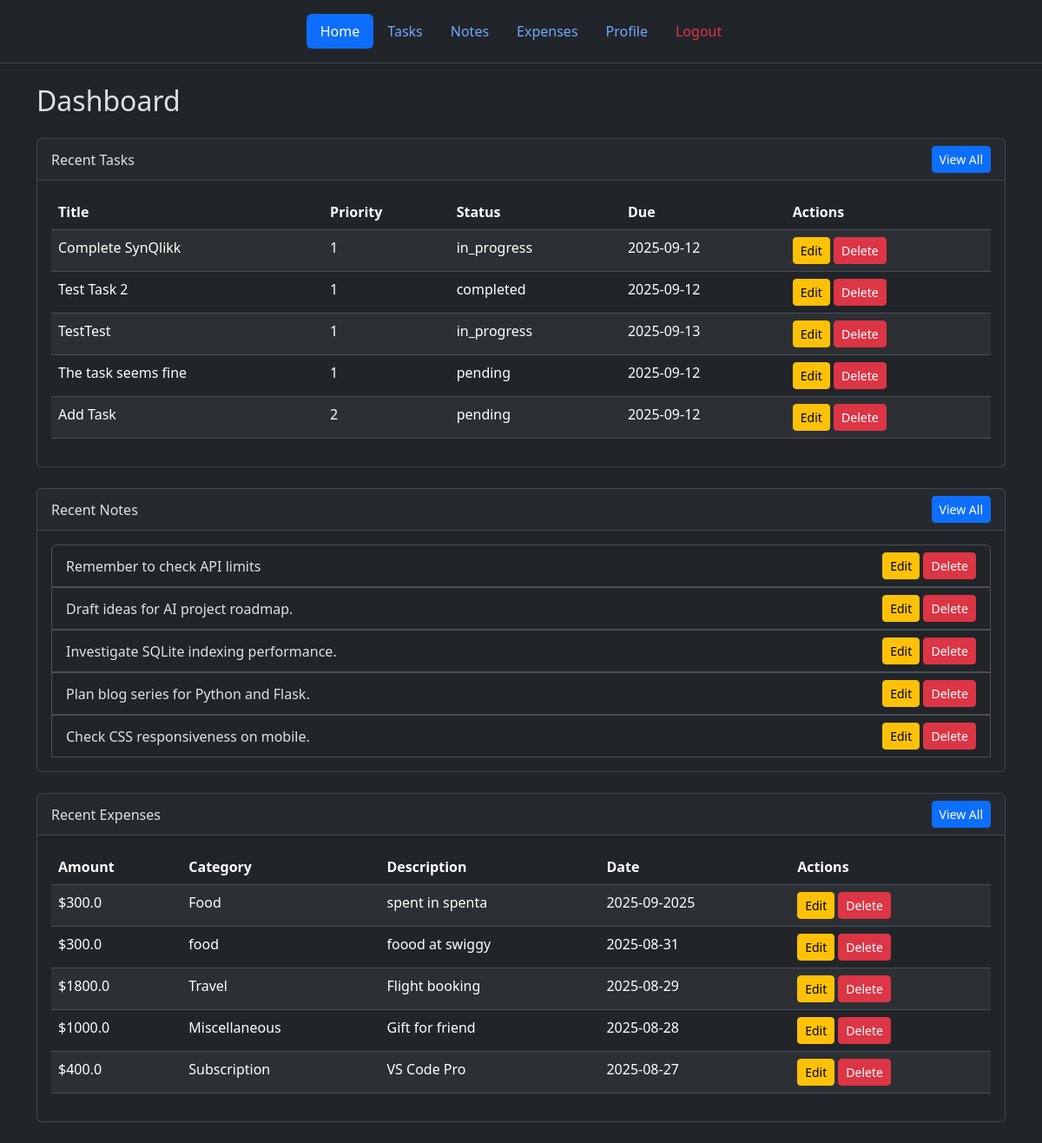
The page /dashboard (signed in) on the database as committed earlier.
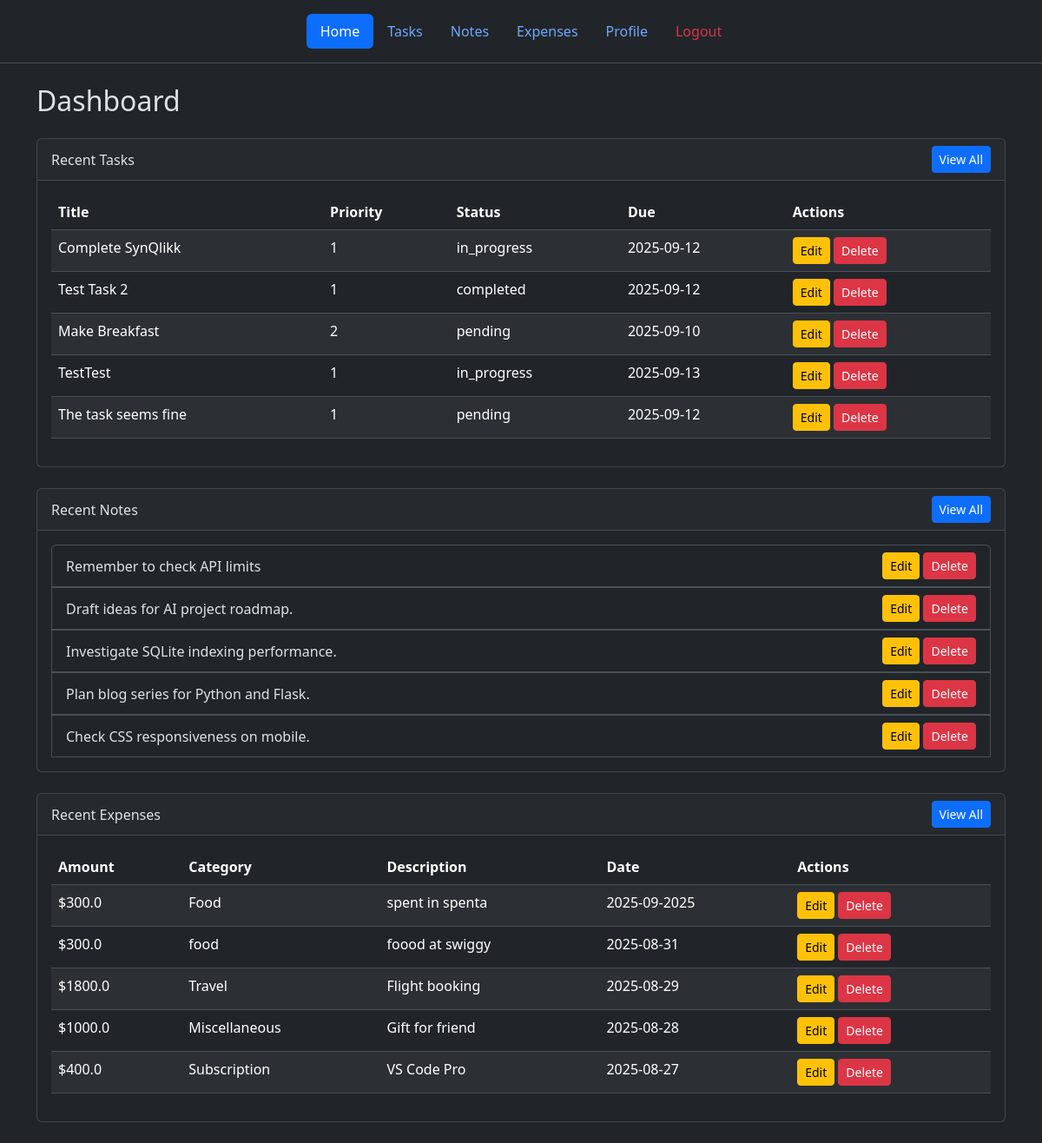
The same page on the database as committed later.
### tables this page shows
CREATE TABLE tasks (
  id TEXT PRIMARY KEY,            -- UUID v4
  user_id TEXT NOT NULL,
  title TEXT NOT NULL,
  description TEXT,
  due_date TEXT,                  -- ISO 8601 Date or DateTime
  priority INTEGER DEFAULT 2,     -- 1=High, 2=Medium, 3=Low
  status TEXT DEFAULT 'pending',  -- 'pending' or 'done'
  is_deleted INTEGER DEFAULT 0,
  deleted_at TEXT,
  last_modified TEXT DEFAULT (strftime('%Y-%m-%dT%H:%M:%SZ','now')),
  synced INTEGER DEFAULT 0,       -- 0=not synced, 1=synced
  FOREIGN KEY(user_id) REFERENCES users(id)
);

CREATE TABLE notes (
  id TEXT PRIMARY KEY,            -- UUID v4
  user_id TEXT NOT NULL,
  content TEXT NOT NULL,
  is_deleted INTEGER DEFAULT 0,
  deleted_at TEXT,
  last_modified TEXT DEFAULT (strftime('%Y-%m-%dT%H:%M:%SZ','now')),
  synced INTEGER DEFAULT 0,
  FOREIGN KEY(user_id) REFERENCES users(id)
);

CREATE TABLE expenses (
  id TEXT PRIMARY KEY,            -- UUID v4
  user_id TEXT NOT NULL,
  amount REAL NOT NULL,
  category TEXT NOT NULL,
  description TEXT,
  date TEXT NOT NULL,             -- ISO 8601 Date YYYY-MM-DD
  is_deleted INTEGER DEFAULT 0,
  deleted_at TEXT,
  last_modified TEXT DEFAULT (strftime('%Y-%m-%dT%H:%M:%SZ','now')),
  synced INTEGER DEFAULT 0,
  FOREIGN KEY(user_id) REFERENCES users(id)
);

### web/routes.py (the view)
@main_bp.route("/dashboard")
@login_required
def dashboard():
    user_id = session["user_id"]
    db_path = current_app.config["DB_PATH"]
    tasks = get_tasks(db_path, user_id)
    notes = get_notes(db_path, user_id)
    expenses = get_expenses(db_path, user_id)
    return render_template("dashboard.html", tasks=tasks, notes=notes, expenses=expenses)

### web/models.py (called while the page is built)
def get_tasks(db_path, user_id, search_term=None, status=None, priority=None, due_date=None):
    query = "SELECT * FROM tasks WHERE user_id=? AND is_deleted=0"
    params = [user_id]
    if search_term:
        query += " AND (title LIKE ? OR description LIKE ?)"
        params.extend([f'%{search_term}%', f'%{search_term}%'])
    if status:
        query += " AND status = ?"
        params.append(status)
    if priority:
        query += " AND priority = ?"
        params.append(priority)
    if due_date:
        query += " AND due_date = ?"
        params.append(due_date)
    query += " ORDER BY last_modified DESC"
    with get_db_connection(db_path) as conn:
        return conn.execute(query, tuple(params)).fetchall()

def get_notes(db_path, user_id, search_term=None):
    query = "SELECT * FROM notes WHERE user_id=? AND is_deleted=0"
    params = [user_id]
    if search_term:
        query += " AND content LIKE ?"
        params.append(f'%{search_term}%')
    query += " ORDER BY last_modified DESC"
    with get_db_connection(db_path) as conn:
        return conn.execute(query, tuple(params)).fetchall()

def get_expenses(db_path, user_id, search_term=None, start_date=None, end_date=None):
    query = "SELECT * FROM expenses WHERE user_id=? AND is_deleted=0"
    params = [user_id]
    if search_term:
        query += " AND (category LIKE ? OR description LIKE ?)"
        params.extend([f'%{search_term}%', f'%{search_term}%'])
    if start_date:
        query += " AND date >= ?"
        params.append(start_date)
    if end_date:
        query += " AND date <= ?"
        params.append(end_date)
    query += " ORDER BY date DESC"
    with get_db_connection(db_path) as conn:
        return conn.execute(query, tuple(params)).fetchall()

### web/routes.py (called while the page is built)
def login_required(f):
    @wraps(f)
    def decorated_function(*args, **kwargs):
        if "user_id" not in session:
            flash("Please login to access this page.", "warning")
            return redirect(url_for("auth_bp.login"))
        return f(*args, **kwargs)
    return decorated_function

### web/utils.py (called while the page is built)
def get_db_connection(db_path: str):
    connect = sqlite3.connect(db_path)
    connect.row_factory = sqlite3.Row
    return connect

### web/templates/dashboard.html (shortened to what this page needs)
{% extends "base.html" %}
{% block content %}
<div class="container mt-4">
  <h2 class="mb-4">Dashboard</h2>
  <div class="card mb-4">
    <div class="card-header d-flex justify-content-between align-items-center">
      <span>Recent Tasks</span>
      <a href="{{ url_for('main_bp.tasks_page') }}" class="btn btn-sm btn-primary">View All</a>
    </div>
    <div class="card-body">
      {% if tasks %}
      <table class="table table-striped table-hover">
        <thead>
          <tr>
            <th>Title</th>
            <th>Priority</th>
            <th>Status</th>
            <th>Due</th>
            <th>Actions</th>
          </tr>
        </thead>
        <tbody>
          {% for task in tasks[:5] %}
          <tr>
            <td>{{ task.title }}</td>
            <td>{{ task.priority }}</td>
            <td>{{ task.status }}</td>
            <td>{{ task.due_date }}</td>
            <td>
              <button class="btn btn-sm btn-warning" data-bs-toggle="modal" data-bs-target="#editTask{{ task.id }}">
                Edit
              </button>
              <form method="POST" action="{{ url_for('main_bp.remove_task', task_id=task.id) }}" class="d-inline">
                <button type="submit" class="btn btn-sm btn-danger">Delete</button>
              </form>
            </td>
          </tr>
          {% endfor %}
        </tbody>
      </table>
      {% else %}
      <p class="text-muted">No tasks yet.</p>
      {% endif %}
    </div>
  </div>
  <div class="card mb-4">
    <div class="card-header d-flex justify-content-between align-items-center">
      <span>Recent Notes</span>
      <a href="{{ url_for('main_bp.notes_page') }}" class="btn btn-sm btn-primary">View All</a>
    </div>
    <div class="card-body">
      {% if notes %}
      <ul class="list-group">
        {% for note in notes[:5] %}
        <li class="list-group-item d-flex justify-content-between align-items-center">
          {{ note.content }}
          <div>
            <button class="btn btn-sm btn-warning" data-bs-toggle="modal" data-bs-target="#editNote{{ note.id }}">
              Edit
            </button>
            <form method="POST" action="{{ url_for('main_bp.remove_note', note_id=note.id) }}" class="d-inline">
              <button type="submit" class="btn btn-sm btn-danger">Delete</button>
            </form>
          </div>
        </li>
        {% endfor %}
      </ul>
      {% else %}
      <p class="text-muted">No notes yet.</p>
      {% endif %}
    </div>
  </div>
  <div class="card mb-4">
    <div class="card-header d-flex justify-content-between align-items-center">
      <span>Recent Expenses</span>
      <a href="{{ url_for('main_bp.expenses_page') }}" class="btn btn-sm btn-primary">View All</a>
    </div>
    <div class="card-body">
      {% if expenses %}
      <table class="table table-striped table-hover">
        <thead>
          <tr>
            <th>Amount</th>
            <th>Category</th>
            <th>Description</th>
            <th>Date</th>
            <th>Actions</th>
          </tr>
        </thead>
        <tbody>
          {% for expense in expenses[:5] %}
          <tr>
            <td>${{ expense.amount }}</td>
            <td>{{ expense.category }}</td>
            <td>{{ expense.description }}</td>
            <td>{{ expense.date }}</td>
            <td>
              <button class="btn btn-sm btn-warning" data-bs-toggle="modal" data-bs-target="#editExpense{{ expense.id }}">
                Edit
              </button>
              <form method="POST" action="{{ url_for('main_bp.remove_expense', expense_id=expense.id) }}" class="d-inline">
                <button type="submit" class="btn btn-sm btn-danger">Delete</button>
              </form>
            </td>
          </tr>
          {% endfor %}
        </tbody>
      </table>
      {% else %}
      <p class="text-muted">No expenses yet.</p>
      {% endif %}
    </div>
  </div>
</div>
{% endblock %}

### web/templates/base.html (shortened to what this page needs)
<!DOCTYPE html>
<html lang="en" data-bs-theme="dark">
  <head>
    <link
      href="https://cdn.jsdelivr.net/npm/bootstrap@5.3.3/dist/css/bootstrap.min.css"
      rel="stylesheet"
    />
    <link
      rel="stylesheet"
      href="https://cdn.jsdelivr.net/npm/bootstrap-icons@1.11.1/font/bootstrap-icons.css"
    />
  </head>
  <body>
    <div class="container-fluid p-0">
      <header
        class="d-none d-md-flex justify-content-center py-3 border-bottom"
      >
        <ul class="nav nav-pills">
          <li class="nav-item">
            <a
              href="{{ url_for('main_bp.dashboard') }}"
              class="nav-link {% if request.endpoint == 'main_bp.dashboard' %}active{% endif %}"
              >Home</a
            >
          </li>
          <li class="nav-item">
            <a
              href="{{ url_for('main_bp.tasks_page') }}"
              class="nav-link {% if request.endpoint == 'main_bp.tasks_page' %}active{% endif %}"
              >Tasks</a
            >
          </li>
          <li class="nav-item">
            <a
              href="{{ url_for('main_bp.notes_page') }}"
              class="nav-link {% if request.endpoint == 'main_bp.notes_page' %}active{% endif %}"
              >Notes</a
            >
          </li>
          <li class="nav-item">
            <a
              href="{{ url_for('main_bp.expenses_page') }}"
              class="nav-link {% if request.endpoint == 'main_bp.expenses_page' %}active{% endif %}"
              >Expenses</a
            >
          </li>
          <li class="nav-item">
            <a
              href="{{ url_for('main_bp.profile_page') }}"
              class="nav-link {% if request.endpoint == 'main_bp.profile_page' %}active{% endif %}"
              >Profile</a
            >
          </li>
          {% if session.user_id %}
          <li class="nav-item">
            <a
              href="{{ url_for('auth_bp.logout') }}"
              class="nav-link text-danger"
              >Logout</a
            >
          </li>
          {% endif %}
        </ul>
      </header>
      <main class="mt-3 px-3">{% block content %}{% endblock %}</main>
    </div>
  </body>
</html>

Rows that differ between the two databases and show on the page:
no longer on this page (row unchanged): tasks: title "Add Task", priority "2", status "pending", due_date "2025-09-12"
added tasks: title "Make Breakfast", priority "2", status "pending", due_date "2025-09-10"
